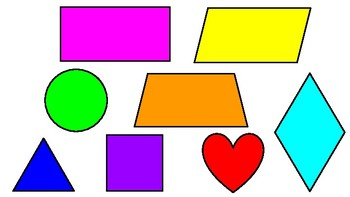
#> input picture Resources/imgshapes.jpg, 350 x 197 px
$ python shapedetect.py
#> lines starting #> are read from the running program, lines starting #| are printed output that depends on the picture; after the words box and inside, x2 and y2 are one past the last pixel; in counts of white or black regions, pixels touching at a corner belong together
### myutils.py
import cv2
import numpy as np
from numpy.core.fromnumeric import resize, shape
from numpy.core.shape_base import hstack, vstack


def stackImages(scale, imgArray):
    rows = len(imgArray)
    cols = len(imgArray[0])
    rowsAvailable = isinstance(imgArray[0], list)
    width = imgArray[0][0].shape[1]
    height = imgArray[0][0].shape[0]
    if rowsAvailable:
        for x in range(0, rows):
            for y in range(0, cols):
                if imgArray[x][y].shape[:2] == imgArray[0][0].shape[:2]:
                    imgArray[x][y] = cv2.resize(imgArray[x][y], (0,0), None, scale, scale)
                else:
                    imgArray[x][y] = cv2.resize(imgArray[x][y], (imgArray[0][0].shape[1], imgArray[0][0].shape[0]), None, scale, scale)
                if len(imgArray[x][y].shape) == 2: imgArray[x][y] = cv2.cvtColor(imgArray[x][y], cv2.cv2.COLOR_GRAY2BGR)
        imageBlank = np.zeros((height, width, 3), np.uint8)
        hor = [imageBlank]*rows
        hor_con = [imageBlank]*rows
        for x in range(0, rows):
            hor[x] = np.hstack(imgArray[x])

        ver = np.vstack(hor)

    else:
        for x in range(0, rows):
            if imgArray[x].shape[:2] == imgArray[0].shape[:2]:
                imgArray[x] = cv2.resize(imgArray[x], (0,0), None, scale, scale)
            else:
                imgArray[x] = cv2.resize(imgArray[x], (imgArray[0].shape[1], imgArray[0].shape[0]), None, scale, scale)
            if len(imgArray[x].shape) == 2: imgArray[x] = cv2.cvtColor(imgArray[x], cv2.cv2.COLOR_GRAY2BGR)
        hor = np.hstack(imgArray)
        ver = hor
    return ver

### shapedetect.py
import cv2
import numpy as np
from myutils import stackImages

def getcontours(img):
    contours, hierarchy = cv2.findContours(img, cv2.RETR_EXTERNAL, cv2.CHAIN_APPROX_NONE)
    for cnt in contours:
        area = cv2.contourArea(cnt)

        if area>800:
            cv2.drawContours(imgContour, cnt, -1, (255,0,0), 3)
            peri = cv2.arcLength(cnt, True)
            approx = cv2.approxPolyDP(cnt, 0.02*peri, True)
            print(area)
            # print(peri)
            print(len(approx))
            objCor = len(approx)
            x,y,w,h = cv2.boundingRect(approx)
            if objCor==3:
                objectType = 'Triangle'
            elif objCor==4:
                aspRatio = w/float(h)
                if aspRatio>0.95 and aspRatio<1.05:
                    objectType = 'Square'
                else:
                    objectType = 'Rectangle'
            elif objCor>4:
                objectType='Circle'
            else:
                objectType = 'None'
            cv2.rectangle(imgContour, (x,y), (x+w, y+h), (0,255,0), 3)
            cv2.putText(imgContour, objectType, ((x+(w//2)-10), (y+(h//2)-10)), cv2.FONT_HERSHEY_COMPLEX, 0.5, (0,0,0), 1)

img = cv2.imread('Resources/imgshapes.jpg')
#> img is the input picture: shape (197, 350, 3); mean B, G, R 185.9, 189.8, 208.2
imgContour = img.copy()
imgGray = cv2.cvtColor(img, cv2.COLOR_BGR2GRAY)
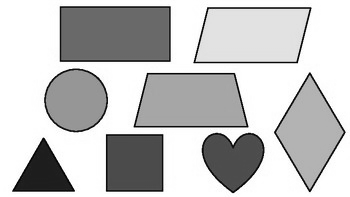
#> imgGray: shape (197, 350); min 0, max 255, mean 194.8
imgBlur = cv2.GaussianBlur(imgGray, (7,7), 1)
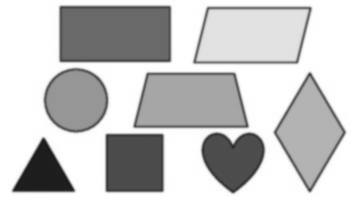
#> imgBlur: shape (197, 350); min 24, max 255, mean 194.8
imgCanny = cv2.Canny(imgBlur, 50,50)
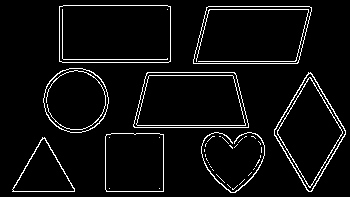
#> imgCanny: shape (197, 350); 5.3% white in thin lines or dots
getcontours(imgCanny)
#> in getcontours, `contours, hierarchy = cv2.findContours(img, cv2.RETR_EXTERNAL, cv2.CHA..`: contours = 34 contours, 26 with area under 20; largest, box (x1, y1, x2, y2) and area: (59, 5, 171, 63) 6317, (193, 6, 312, 64) 5998, (133, 72, 249, 128) 5624, (274, 72, 346, 192) 4542, (105, 133, 164, 192) 3350, (43, 68, 109, 133) 3272, (12, 137, 75, 192) 1783, (201, 132, 265, 193) 76
#> the loop in getcontours, `for cnt in contours:` made 34 passes
#> (area, peri, approx, objCor, x, y, w, h) on passes 28, 30, 31, 33, 34: (3350, 230.5, [[106, 134], [106, 191], [163, 191], [163, 134]], 4, 106, 134, 58, 58), (4541.5, 300.6, [[308, 72], [274, 135], [311, 191], [345, 130]], 4, 274, 72, 72, 120), (5624.5, 323, [[146, 73], [134, 127], [248, 127], [234, 72]], 4, 134, 72, 115, 56), (5997.5, 333, [[206, 7], [193, 63], [298, 62], [311, 7]], 4, 193, 7, 119, 57), (6317, 333.7, [[59, 6], [59, 61], [170, 61], [170, 6]], 4, 59, 6, 112, 56)
#> (area, peri, approx, objCor, x, y, w, h) on pass 23: (1783, 198.5, [[42, 137], [12, 191], [74, 191]], 3, 12, 137, 63, 55)
#| 1783.0
#| 3
#| 3350.0
#| 4
#| 4541.5
#| 4
#| 5624.5
#| 4
#| 3272.0
#| 8
#> (further printed lines are left out)
#> after the loop in getcontours, `for cnt in contours:`:
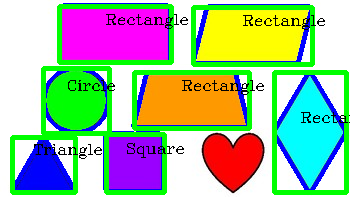
#> imgContour: shape (197, 350, 3); mean B, G, R 155.2, 185.6, 163.5

imgBlank = np.zeros_like(img)

imgStack = stackImages(0.7, ([img,imgGray, imgBlur],[imgCanny, imgContour, imgBlank]))
#> after the loop in stackImages, `for x in range(0, rows):`: hor = 2 items
#> in stackImages, `ver = np.vstack(hor)`:
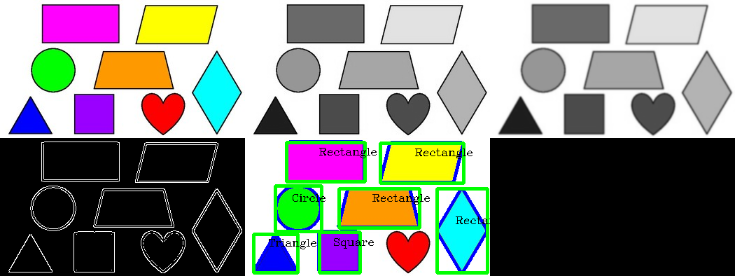
#> ver: shape (276, 735, 3); mean of channels 0, 1, 2 123.9, 129.7, 129; drawn as B, G, R

cv2.imshow('Shapes', imgStack)

cv2.waitKey(0)
